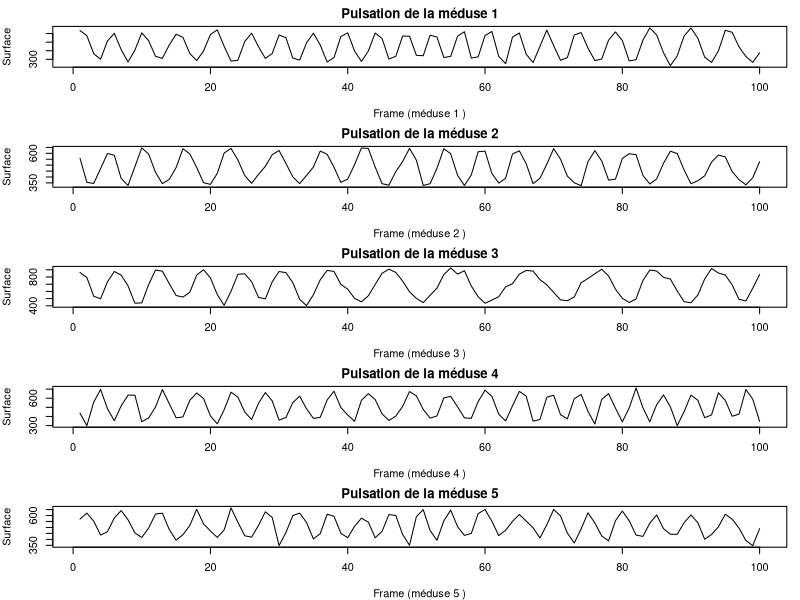
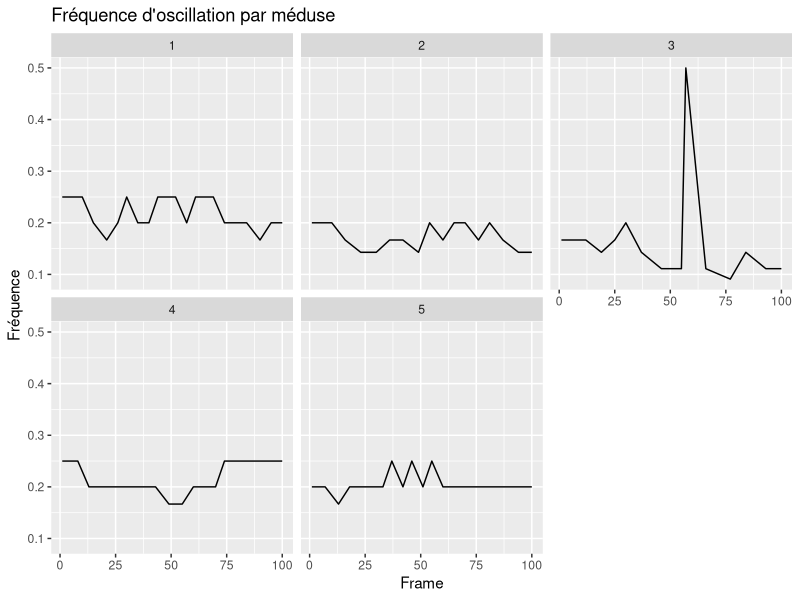

These figures' R source, in order:
## ---- chunk 1
knitr::opts_chunk$set(echo = TRUE)
## ---- chunk 2
# Nombre de méduses et de frames
n_meduses <- 5    # par exemple 5 méduses
n_frames  <- 100  # 100 frames
## ---- chunk 3
# Colonne frame : répète 1,2,...,n_frames pour chaque méduse
df <- data.frame(
  frame = rep(1:n_frames, times = n_meduses)
)
## ---- chunk 4
# Colonne id_meduse : 1,1,...,1 (n_frames fois), puis 2,2,...,2, etc.
df$id_meduse <- rep(1:n_meduses, each = n_frames)
## ---- chunk 5
head(df)
table(df$id_meduse)
## ---- chunk 6
# Colonnes x et y : positions aléatoires pour l'instant
largeur_image  <- 1920
hauteur_image  <- 1080

set.seed(123)  # pour avoir les mêmes valeurs à chaque exécution

df$x <- runif(nrow(df), min = 0, max = largeur_image)
df$y <- runif(nrow(df), min = 0, max = hauteur_image)
## ---- chunk 7
# Colonne area : superficie de la méduse (pixels²)
set.seed(123)  # pour reproductibilité

# ------------------------------------------------------------
# Paramètres "physiques" de la vidéo / pulsations
# ------------------------------------------------------------
fps <- 6           # nombre de frames par seconde
# Fréquence de pulsation en pulsations par seconde.
# 0.5 puls/s => 1 pulsation toutes les 2 secondes
# 1.5 puls/s => 1 pulsation toutes les 2/3 de seconde
min_freq <- 0.5    # borne basse : 0.5 pulsation / seconde
max_freq <- 1.5    # borne haute : 1.5 pulsation / seconde
freq_sd <- 0.05   # écart-type du bruit de fréquence : plus petit => plus lisse
## ---- chunk 8

# ------------------------------------------------------------
# Paramètres par méduse : taille de base et amplitude
# ------------------------------------------------------------
# baseline_by_meduse : taille moyenne (ouverte/contractée au milieu)
# baseline_by_meduse = une valeur moyenne par méduse.
baseline_by_meduse <- rlnorm(
  n_meduses,
  meanlog = log(500),  # moyenne autour de 500
  sdlog   = 0.2        # faible dispersion -> tailles assez stables entre méduses
)
baseline_by_meduse
## ---- chunk 9
# amp_rel_by_meduse : amplitude relative (20% à 40% de la taille de base)
# C’est la variation entre la taille moyenne et le pic (ou le creux).
amp_rel_by_meduse <- runif(
  n_meduses,
  min = 0.2,   # 20% de variation
  max = 0.4    # 40% de variation
)
amp_rel_by_meduse
## ---- chunk 10
# Cette ligne sert à donner à chaque méduse un “retard/avance” différent dans sa pulsation pour qu’elles ne pulsent pas toutes ensemble.
phase_init <- runif(n_meduses, min = 0, max = 2*pi)
phase_init
## ---- chunk 11

# ------------------------------------------------------------
# Construction de la colonne area avec pulsations
# ------------------------------------------------------------
df$area <- NA_real_
head(df$area)
## ---- chunk 12
for (i in 1:n_meduses) {
  # indices des lignes correspondant à la méduse i
  
  #vecteur qui ressence tous les frame où la meduse i apparait
  idx <- which(df$id_meduse == i) 
  #nombre de frame sur sur les quel la meduse i apparait
  n_i <- length(idx) 
  
  baseline <- baseline_by_meduse[i]   # taille moyenne de cette méduse i
  amp_rel  <- amp_rel_by_meduse[i]    # amplitude relative de la meduse i
  phi      <- phase_init[i]           # phase courante de la meduse i
  
  area_i <- numeric(n_i) # Vecteur vide pour stocker toutes les surfaces
   
   # 🔹 1) fréquence initiale pour cette méduse
  freq_k <- runif(1, min = min_freq, max = max_freq)
  
  for (k in 1:n_i) {
    # 🔹 2) petite variation autour de la fréquence précédente
    freq_k <- freq_k + rnorm(1, mean = 0, sd = freq_sd)
    
    # 🔹 3) on recadre pour rester entre min_freq et max_freq
    freq_k <- max(min_freq, min(max_freq, freq_k))
    
    # 🔹 4) on avance dans la phase en fonction de la fréquence
    phi <- phi + 2 * pi * (freq_k / fps)
    
    # 🔹 5) surface sinusoidale
    area_theo <- baseline * (1 + amp_rel * sin(phi))
    
    # 🔹 6) petit bruit d’observation
    bruit <- rnorm(1, mean = 0, sd = baseline * 0.05)
    
    area_i[k] <- area_theo + bruit
  }
  
  # On évite les surfaces trop petites
  area_i <- pmax(area_i, baseline * 0.3)
  
  df$area[idx] <- area_i
}
## ---- chunk 13
head(df)
str(df)
## ---- chunk 14
meduses <- unique(df$id_meduse)

par(mar = c(4, 4, 2, 1))   # réduit les marges

# Préparer une grille de plots : 1 ligne par méduse
par(mfrow = c(length(meduses), 1))

for (id in meduses) {
  plot(df$frame[df$id_meduse == id],
       df$area[df$id_meduse == id],
       type = "l",
       xlab = paste("Frame (méduse", id, ")"),
       ylab = "Surface",
       main = paste("Pulsation de la méduse", id))
}

## ---- chunk 15
library(pracma)  # contient la fonction findpeaks()
## ---- chunk 16
## On trie le dataframe par id_meduse puis par frame
## (pour avoir les images dans l'ordre du temps pour chaque méduse)
df <- df[order(df$id_meduse, df$frame), ]
head(df)
## ---- chunk 17
## On crée une nouvelle colonne pour stocker la fréquence
df$freq <- NA_real_
## ---- chunk 18
## liste des méduses présentes dans le df
ids <- unique(df$id_meduse)

for (id in ids) {
  
  ## indices des lignes correspondant à cette méduse
  idx <- which(df$id_meduse == id)
  
  ## sous-dataframe pour cette méduse uniquement
  d <- df[idx, ]
  
  ## vecteur d'aire au cours du temps (pour cette méduse)
  a <- d$area
  
  ## ------------ 1) DÉTECTION DES PICS D'AREA ------------
  ## findpeaks renvoie une matrice :
  ## colonne 2 = position du pic dans le vecteur 'a'
  #on utilise que la 2e colonne position du pic correspondant à l'index dans le vecteur area
  pk <- findpeaks(a, sortstr = FALSE) 
  
  ## Si aucun pic, ou moins de 2 pics -> impossible de définir une fréquence
  if (is.null(pk) || nrow(pk) < 2) {
    next  # on laisse freq = NA pour cette méduse et on passe à la suivante
  }
  
  peak_indices <- pk[, 2]                 # indices des pics dans 'a'
  peak_frames  <- d$frame[peak_indices]   # numéros de frame où il y a un pic
  
  ## ------------ 2) PÉRIODE ET FRÉQUENCE ENTRE LES PICS ------------
  ## période (en nombre d'images) entre deux pics successifs
  periods <- diff(peak_frames)            # length = nb_pics - 1
  
  ## fréquence (en oscillations par image)
  freqs <- 1 / periods
  
  ## ------------ 3) FRÉQUENCE POUR CHAQUE IMAGE ------------
  ## On a une fréquence pour chaque intervalle entre pics.
  ## On interpole ces fréquences pour obtenir une valeur à chaque frame.
  ## approx() fait une interpolation linéaire :
  ##  - x  : frames où la fréquence est connue
  ##  - y  : fréquence connue à ces frames
  ##  - xout : toutes les frames de la méduse
  ##  - rule = 2 : on prolonge la première et la dernière valeur en dehors
  approx_out <- approx(
    #approx() prend les fréquences connues au niveau des pics d’arrivée et les étale     sur toutes les images intermédiaires, pour te donner une fréquence à chaque     frame. 
    x   = peak_frames[-1],  # on associe chaque freq à la frame du 2e pic
    y   = freqs,
    xout = d$frame,
    rule = 2
  )
  
  ## On remet ces fréquences dans le df d'origine
  df$freq[idx] <- approx_out$y
}

## ---- chunk 19
df
## ---- chunk 20
library(ggplot2)

ggplot(df, aes(x = frame, y = freq)) +
  geom_line() +
  facet_wrap(~ id_meduse) +
  labs(
    x = "Frame",
    y = "Fréquence",
    title = "Fréquence d'oscillation par méduse"
  )
## ---- chunk 21
# On s'assure que le tableau est bien trié
df <- df[order(df$id_meduse, df$frame), ]

# On crée les deux colonnes dans df
df$dx <- NA_real_
df$dy <- NA_real_

# Liste de toutes les méduses
ids <- unique(df$id_meduse)

for (id in ids) {
  
  # lignes appartenant à cette méduse
  idx <- which(df$id_meduse == id)
  d   <- df[idx, ]
  
  # Calcul du vecteur de direction
  dx <- c(NA, diff(d$x))   # NA pour la 1ère frame (pas de frame précédente)
  dy <- c(NA, diff(d$y))
  
  # On remet dans df
  df$dx[idx] <- dx
  df$dy[idx] <- dy
}
## ---- chunk 22
df
## ---- chunk 23
df$vitesse <- sqrt(df$dx^2 + df$dy^2)
df
## ---- chunk 24
tapply(df$vitesse, df$id_meduse, mean, na.rm = TRUE)
## ---- chunk 25
dfQuanti <- df[, c("id_meduse","x", "y", "area", "freq", "dx", "dy", "vitesse")]
dfQuanti
## ---- chunk 26
#y a t-il des variables manquantes ?  
sum(is.na(dfQuanti))
## ---- chunk 27
df[!complete.cases(df), ]
## ---- chunk 28
str(df)
